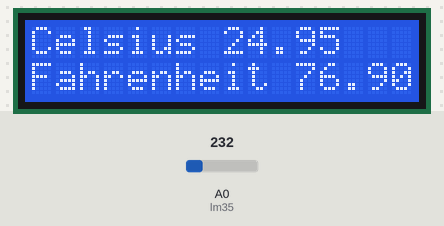
Bench run of a sketch on a simulated Arduino Uno, built with avr-gcc and run on an emulated ATmega328P. Parts: 16×2 character LCD. The inputs (shaded band) are chosen by the test bench; at power-on: A0 (lm35) = 232.

Above: at 1.2 s.
1.3 s: A0 (lm35) set to 250
At 2.6 s:
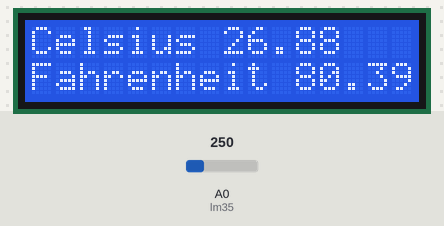
3.5 s: A0 (lm35) set to 266
At 5.2 s:
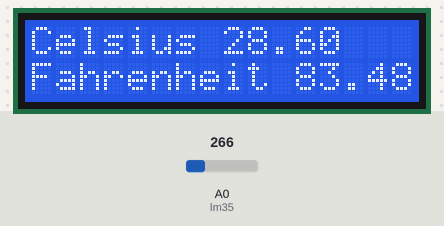
5.5 s: A0 (lm35) set to 290
At 7.1 s:
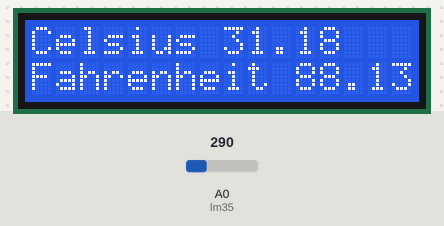
Timing chart, 0 to 8.6 s (numbered marks = the images above; inputs shaded):
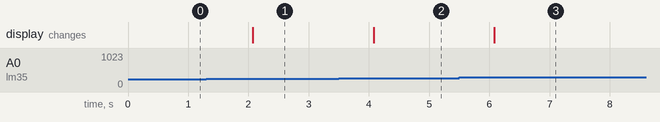

Measured:
- after the input at 1.3 s, the display: changes after 0.77 s (image 1)
- after the input at 3.5 s, the display: changes after 0.58 s (image 2)
- after the input at 5.5 s, the display: changes after 0.58 s (image 3)

The sketch:

ExercicioLM35.ino
```cpp
#include<LiquidCrystal.h>

LiquidCrystal lcd(12,11,2,3,4,5);

const int lm35 = A0;
int ADClido = 0;
float temperatura = 0;
float celsius = 0;
float fahrenheit = 0;
void setup() {
  // put your setup code here, to run once:
  lcd.begin(16,2);
  analogReference(INTERNAL);
  configuraLCD();
}

void loop() {
  // put your main code here, to run repeatedly:
  ADClido = analogRead(lm35);
  celsius = ADClido * 0.1075268817204301;
  fahrenheit = (celsius * 1.8) + 32;
  lcd.setCursor(8,0);
  lcd.print(celsius);
  lcd.setCursor(11,1);
  lcd.print(fahrenheit);
  delay(1000);
}

void configuraLCD(){
  lcd.setCursor(0,0);
  lcd.print("Celsius");
  lcd.setCursor(0,1);
  lcd.print("Fahrenheit");

}
```
